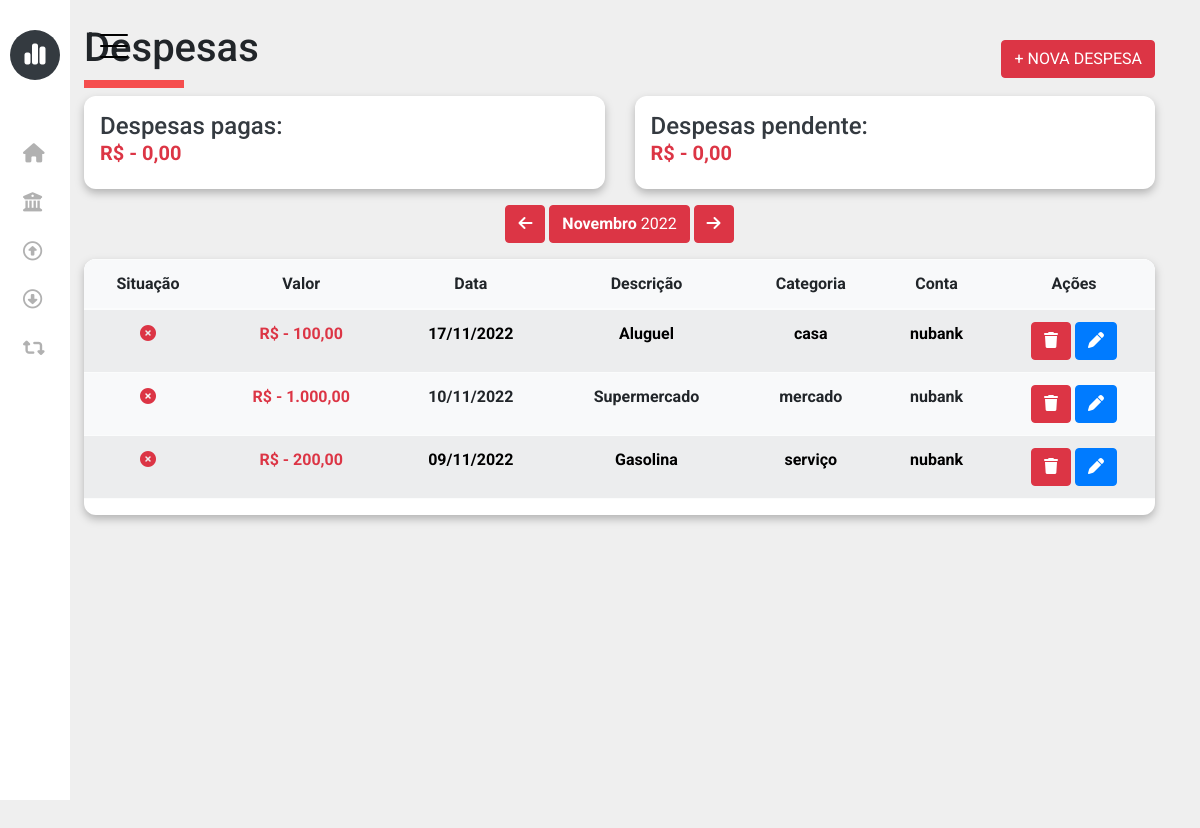
The app's page /project/frontend/page/expense.php, older data.
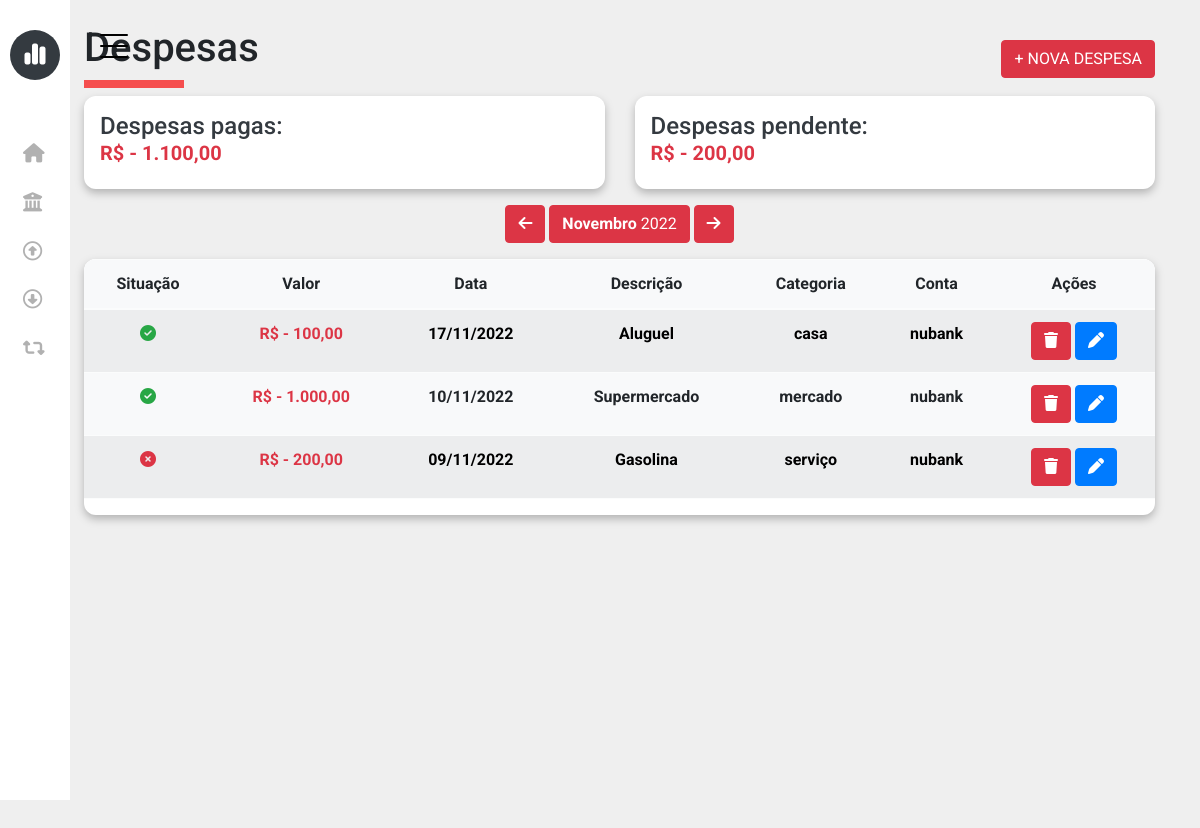
The same page, newer data.
### tables this page shows
CREATE TABLE `finance` (
  `id` int(11) NOT NULL,
  `account_id` int(11) NOT NULL,
  `category_id` int(11) NOT NULL,
  `value` double NOT NULL,
  `type` varchar(45) NOT NULL,
  `status` varchar(45) NOT NULL,
  `description` varchar(50) NOT NULL,
  `date` datetime NOT NULL,
  `created_at` datetime NOT NULL DEFAULT current_timestamp(),
  `updated_at` datetime NOT NULL DEFAULT current_timestamp() ON UPDATE current_timestamp()
);

CREATE TABLE `account` (
  `id` int(11) NOT NULL,
  `name` varchar(45) NOT NULL,
  `balance` double NOT NULL,
  `created_at` datetime NOT NULL DEFAULT current_timestamp(),
  `updated_at` datetime NOT NULL DEFAULT current_timestamp() ON UPDATE current_timestamp()
);

### project/backend/php/config/connection.php (called while the page is built)
<?php
class Database {
    function connection() {
        try {
            $host = "localhost";
            $username = "root";
            $password = "";
            $dbname = "openfinance";
            $conection = new PDO(
                'mysql:host='. $host. ';dbname='. $dbname,
                $username,
                $password,
                array(
                    PDO::MYSQL_ATTR_INIT_COMMAND => "SET NAMES utf8",
                )
            );
            $conection->setAttribute(PDO::ATTR_ERRMODE, PDO::ERRMODE_EXCEPTION);
            return $conection;
        } catch (PDOException $exception) {
            return $exception->getMessage();
        }
    }
}

### project/frontend/includes/function.php (called while the page is built, shortened)
<?php
function getSum($type, $status)
{
    $connection = new Database();
    $sqlExpense = ("SELECT SUM(value) FROM `finance` WHERE `type` = '$type' AND `status` = '$status'");
    $expense = $connection->connection()->query($sqlExpense)->fetchAll(PDO::FETCH_ASSOC);
    foreach ($expense as $expenseValue) {
        return number_format($expenseValue['SUM(value)'],2,",",".");
    }
}
function getAccount($id)
{
    $connection = new Database();
    $sqlAccount = ("SELECT * FROM `account` WHERE `id` = '$id' ");
    $Accounts = $connection->connection()->query($sqlAccount)->fetchAll(PDO::FETCH_ASSOC);
    foreach ($Accounts as $Account) {
        return $Account['name'];
    }
}
function getCategory($id)
{
    $connection = new Database();
    $sqlCategory = ("SELECT * FROM `category` WHERE `id` = '$id' ");
    $categorys = $connection->connection()->query($sqlCategory)->fetchAll(PDO::FETCH_ASSOC);
    foreach ($categorys as $category) {
        return $category['name'];
    }
}

### project/frontend/page/expense.php (the view, shortened to what the changed rows need)
<?php include_once("../includes/header.php"); ?>
<?php
$sql = ("SELECT * FROM `finance` WHERE `type` = 'EXPENSE' ORDER BY `date` DESC ");
$expenses = $connection->connection()->query($sql)->fetchAll(PDO::FETCH_ASSOC);
$sqlCategorys = ("SELECT * FROM `category` WHERE `type` = 'EXPENSE' ");
$categorys = $connection->connection()->query($sqlCategorys)->fetchAll(PDO::FETCH_ASSOC);
?>
<div class="container">
    <div class="row ms-4">
        <div class="col-md-6 mt-4">
            <h1>Despesas</h1>
        </div>
        <div class="col-md-6 mt-2">
            <div class="p-3 text-dark value-total">
                <h5 class="text-danger"><b>R$ - <?php echo getSum('EXPENSE', 'PAID') ?></b></h5>
            </div>
        </div>
        <div class="col-md-6 mt-2">
            <div class="p-3 text-dark value-total-peding">
                <h5 class="text-danger"><b>R$ - <?php echo getSum('EXPENSE', 'NOT_PAID') ?></b></h5>
            </div>
        </div>
        <div class="col-md-12 mt-3 text-center">
            <div id="div-table">
                <table class="table table-light table-striped">
                    <thead>
                        <tr>
                            <th>Situação</th>
                            <th>Valor</th>
                            <th>Data</th>
                            <th>Descrição</th>
                            <th>Categoria</th>
                            <th>Conta</th>
                            <th>Ações</th>
                        </tr>
                    </thead>
                    <tbody>
                        <?php foreach ($expenses as $expense) { ?>
                            <tr>
                                <?php if ($expense["status"] == "PAID") { ?>
                                    <th><i class="text-success fa-solid fa-circle-check"></i></th>
                                <?php } else { ?>
                                    <th><i class="text-danger fa-solid fa-circle-xmark"></i></th>
                                <?php } ?>
                                <th class="text-danger"><?php echo "R$ - " . number_format($expense['value'], 2, ",", "."); ?></th>
                                <th><?php echo date('d/m/Y', strtotime($expense['date'])); ?></th>
                                <th><?php echo $expense['description'] ?></th>
                                <th><?php echo getCategory($expense['category_id']) ?></th>
                                <th><?php echo getAccount($expense['account_id']) ?></th>
                                <th>
                                    <button class="btn btn-danger btn-delete-expense" type="button" data-id="<?php echo $expense['id'] ?>" data-value="<?php echo $expense['value'] ?>" data-description="<?php echo $expense['description'] ?>"><i class="fa-solid fa-trash"></i></button>
                                    <button class="btn btn-primary btn-update-expense" type="button" data-id="<?php echo $expense['id'] ?>" data-status="<?php echo $expense['status'] ?>" data-value="<?php echo $expense['id'] ?>" data-date="<?php echo $expense['date'] ?>" data-description="<?php echo $expense['description'] ?>" data-category="<?php echo getCategory($expense['category_id']) ?>" data-account="<?php echo getAccount($expense['account_id']) ?>"><i class="fa-solid fa-pen"></i></button>
                                </th>
                            </tr>
                        <?php } ?>
                    </tbody>
                </table>
            </div>
        </div>
    </div>
</div>
<?php include_once("../includes/footer.php"); ?>

Row changes from the older to the newer data that the page shows:
changed finance "Aluguel": status empty → "PAID" (drawn)
changed finance "Supermercado": status empty → "PAID" (drawn)
Text that changed along with them:
getSum('EXPENSE', 'PAID'): "0,00" → "1.100,00"
getSum('EXPENSE', 'NOT_PAID'): "0,00" → "200,00"
